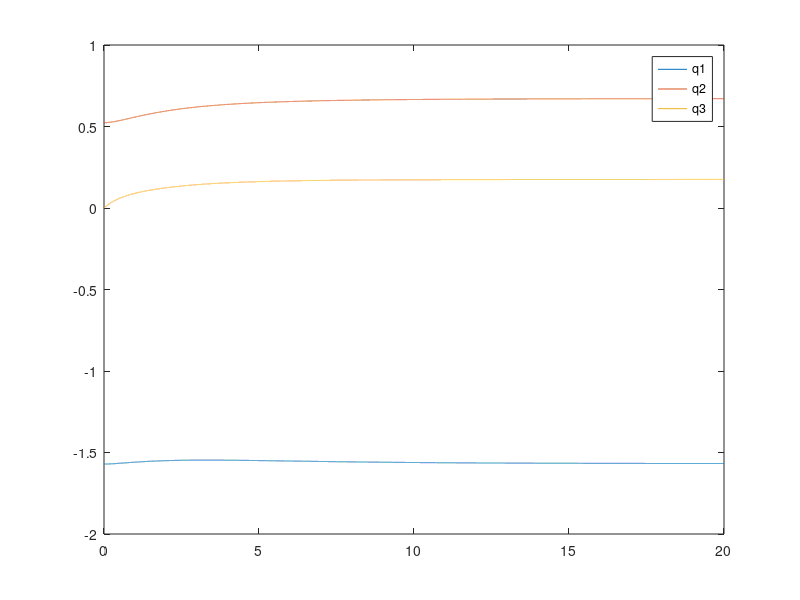
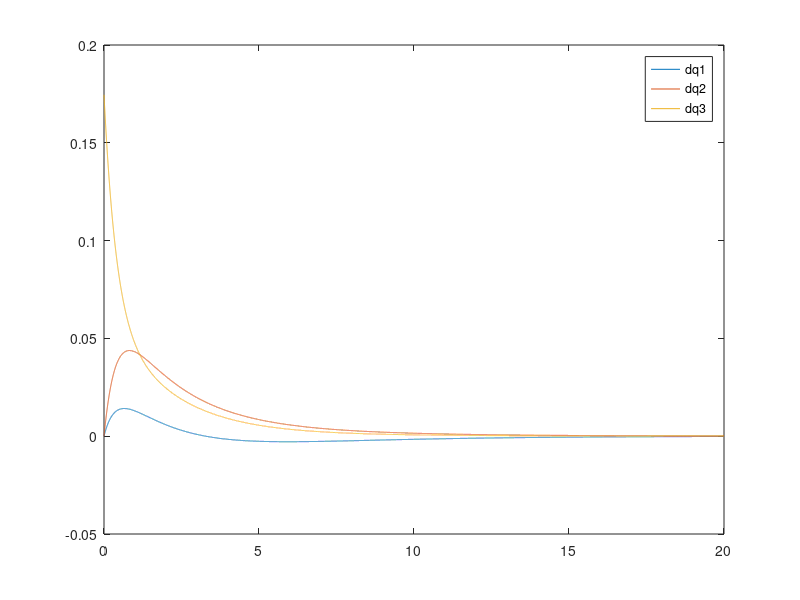

MATLAB code for these plots, in order:
clear;clc;close all;
%% Step and simulation time
step = 0.001;
t = 0:step:20;

l1 = 1;
l2 = 1;
l3 = 1;
m1 = 1;
m2 = 1;
m3 = 1;
P1 = 1;
P2 = -0.72;

%% State vector
q = cell(1,size(t,2));
dq = cell(1,size(t,2));

%% Initial condition
q{1} = [-pi/2 pi/6 0]';
dq{1} = [0 0 pi/18]';

for i = 1:size(t,2)
   q1 = q{i}(1);
   q2 = q{i}(2);
   q3 = q{i}(3);
   
   %% Mass matrix
    M = [(m1 + m2 + m3)*l1^2 (m2 + m3)*l1*l2*cos(q2 - q1) m3*l1*l3*cos(q3 - q1); ...
    (m2 + m3)*l1*l2*cos(q2 - q1) (m2 + m3)*l2^2 m3*l1*l3*cos(q3 - q2); ...
    m3*l1*l3*cos(q3 - q1) m3*l1*l3*cos(q3 - q2) m3*l3^2];

    %% dq'*M_q(q)*dq
    dM_q1 = [0 (m2 + m3)*l1*l2*sin(q2 - q1) m3*l1*l3*sin(q3 - q1); ...
    (m2 + m3)*l1*l2*sin(q2 - q1) 0 0; ...
    m3*l1*l3*sin(q3 - q1) 0 0];

    dM_q2 = [0 -(m2 + m3)*l1*l2*sin(q2 - q1) 0; ...
    -(m2 + m3)*l1*l2*sin(q2 - q1) 0 m3*l1*l3*sin(q3 - q2); ...
    0 m3*l1*l3*sin(q3 - q2) 0];

    dM_q3 = [0 0 -m3*l1*l3*sin(q3 - q1); ...
    0 0 -m3*l1*l3*sin(q3 - q2); ...
    -m3*l1*l3*sin(q3 - q1) -m3*l1*l3*sin(q3 - q2) 0];

    Matrix = [dq{i}'*dM_q1*dq{i};dq{i}'*dM_q2*dq{i};dq{i}'*dM_q3*dq{i}];

    %% dM
    dM11 = 0;
    dM12 = [(m2 + m3)*l1*l2*sin(q2 - q1) -(m2 + m3)*l1*l2*sin(q2 - q1) 0]*dq{i};
    dM13 = [m3*l1*l3*sin(q3 - q1) 0 -m3*l1*l3*sin(q3 - q1)]*dq{i};

    dM21 = [(m2 + m3)*l1*l2*sin(q2 - q1) -(m2 + m3)*l1*l2*sin(q2 - q1) 0]*dq{i};
    dM22 = 0;
    dM23 = [0 m3*l1*l3*sin(q3 - q2) -m3*l1*l3*sin(q3 - q2)]*dq{i};

    dM31 = [m3*l1*l3*sin(q3 - q1) 0 -m3*l1*l3*sin(q3 - q1)]*dq{i};
    dM32 = [0 m3*l1*l3*sin(q3 - q2) -m3*l1*l3*sin(q3 - q2)]*dq{i};
    dM33 = 0;

    dM = [dM11 dM12 dM13;dM21 dM22 dM23;dM31 dM32 dM33];
    
    %% Force vector
    Q = -P1*dq{i};
    %Q = -P2*M*dq{i};

    ddq = inv(M)*(-dM*dq{i} + 1/2*Matrix + Q);
    
    %% Update state
    dq{i+1} = dq{i} + ddq*step;
    q{i+1} = q{i} + dq{i}*step;
end

%% Plot 
    q = cell2mat(q);
    dq = cell2mat(dq);

    figure;
    plot(t,q(1,1:20001));
    hold on
    plot(t,q(2,1:20001));
    plot(t,q(3,1:20001));
    legend('q1','q2','q3');
    hold off
    
    figure
    plot(t,dq(1,1:20001));
    hold on
    plot(t,dq(2,1:20001));
    plot(t,dq(3,1:20001));
    legend('dq1','dq2','dq3');
    hold off
